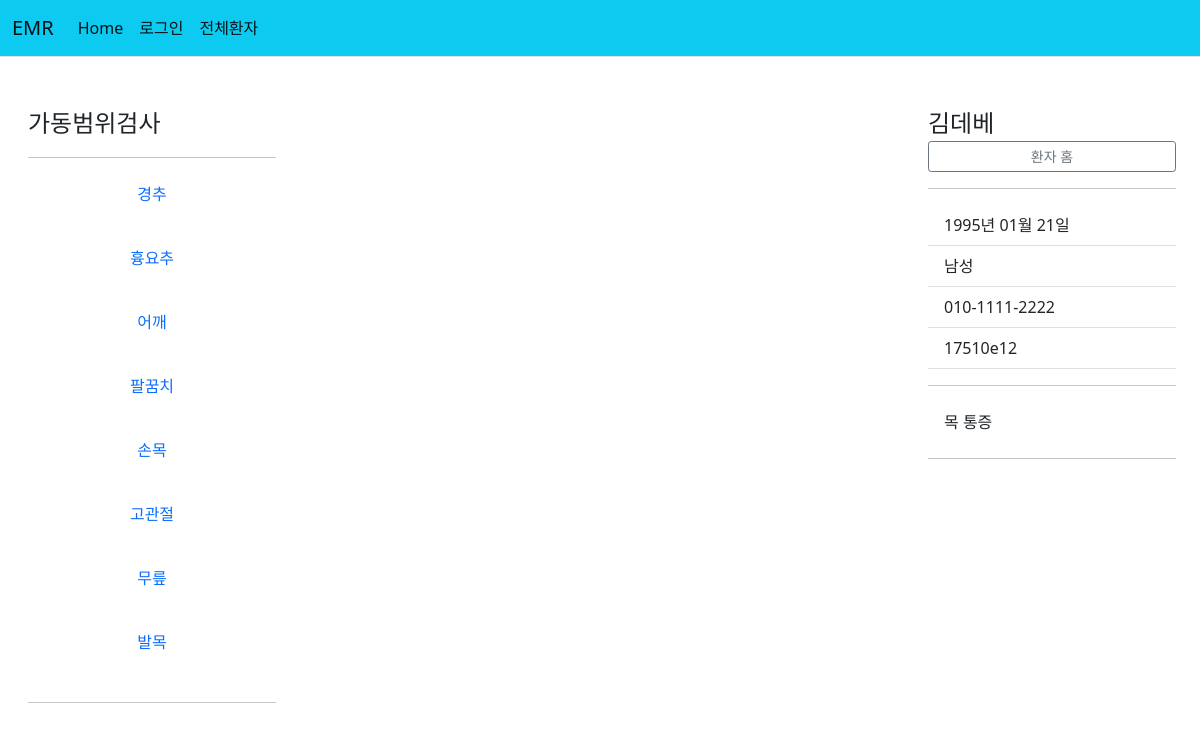
The page /patient/17510e12-9819-4d43-91fb-d013931eba92/rom/ on the database its author committed.
### patient/models.py (models this page shows, shortened)
class Patient2(models.Model):
    id = models.CharField(primary_key=True, max_length=36, default=uuid.uuid4)
    name = models.CharField(max_length=10)
    front_resident = models.CharField(max_length=6)
    back_resident = models.CharField(max_length=1)
    phone = models.CharField(max_length=30)
    memo = models.TextField(default='메모', null=True, blank=True)
    exercise_memo = models.TextField(default='운동처방 메모', null=True, blank=True)
    rom_memo = models.TextField(default='가동범위 검사 메모', null=True, blank=True)
    clinic_memo = models.TextField(default='물리치료 메모', null=True, blank=True)

### patient/views.py (the view)
# urls.py: path('<str:patient_id>/rom/', views.rom, name='rom'),
def rom(request, patient_id):
    patient = get_object_or_404(Patient2, pk=patient_id)
    context = {'patient':patient}
    return render(request, 'patient/rom.html', context)

### patient/templatetags/patient_filter.py (called while the page is built)
@register.filter
def back2(value):
    ans=''
    if int(value)%2==0:
        ans = '여성'
    else:
        ans = '남성'
    return ans

@register.filter
def birth2(value, back):
    if back=='3' or back=='4':
        year = '20'+value[:2]
    else:
        year = '19'+value[:2]
    birth = year+'년 '+value[2:4]+'월 '+value[4:]+'일'
    return birth

@register.filter
def id_cut(value):
    return value[:8]

### templates/patient/rom.html (shortened to what this page needs)
{% extends "base.html" %}
{% load patient_filter %}
{% block content %}
<div class="container-fluid">
  <div class="row">
    <div class="col-md-3">
      <div class="d-flex flex-column flex-shrink-0 p-3" style="width: 280px;">
        <svg class="bi pe-none me-2" width="40" height="32"><use xlink:href="#bootstrap"/></svg>
        <span class="fs-4">가동범위검사</span>
        <hr>
        <ul class="nav nav-pills flex-column mb-auto text-center">
          <li>
            <a href="{% url 'patient:rom_form' patient_id=patient.id part='경추' %}" class="nav-link align-items-center text-decoration-none">
              경추
            </a>
          </li>
          <br>
          <li>
            <a href="{% url 'patient:rom_form' patient_id=patient.id part='흉요추' %}" class="nav-link align-items-center text-decoration-none">
              흉요추
            </a>
          </li>
          <br>
          <li>
            <a href="{% url 'patient:rom_form' patient_id=patient.id part='어깨' %}" class="nav-link align-items-center text-decoration-none">
              어깨
            </a>
          </li>
          <br>
          <li>
            <a href="{% url 'patient:rom_form' patient_id=patient.id part='팔꿈치' %}" class="nav-link align-items-center text-decoration-none">
              팔꿈치
            </a>
          </li>
          <br>
          <li>
            <a href="{% url 'patient:rom_form' patient_id=patient.id part='손목' %}" class="nav-link align-items-center text-decoration-none">
              손목
            </a>
          </li>
          <br>
          <li>
            <a href="{% url 'patient:rom_form' patient_id=patient.id part='고관절' %}" class="nav-link align-items-center text-decoration-none">
              고관절
            </a>
          </li>
          <br>
          <li>
            <a href="{% url 'patient:rom_form' patient_id=patient.id part='무릎' %}" class="nav-link align-items-center text-decoration-none">
              무릎
            </a>
          </li>
          <br>
          <li>
            <a href="{% url 'patient:rom_form' patient_id=patient.id part='발목' %}" class="nav-link align-items-center text-decoration-none">
              발목
            </a>
          </li>
          <br>
        </ul>
        <hr>
    </div>
    </div>
    <div class="col-md-6">
    </div>
    <div class="col-md-3">
      <div class="col-md-3">
        <div class="d-flex flex-column flex-shrink-0 p-3" style="width: 280px;">
            <svg class="bi pe-none me-2" width="40" height="32"><use xlink:href="#bootstrap"/></svg>
            <span class="fs-4">{{patient.name}}</span>
            <a href="{% url 'patient:detail' patient.id %}" class="btn  btn-sm btn-outline-secondary">환자 홈</a></span>
          <hr>
          <ul class="list-group list-group-flush">
            <li class="list-group-item">{{patient.front_resident|birth2:patient.back_resident}}</li>
            <li class="list-group-item">{{patient.back_resident|back2}}</li>
            <li class="list-group-item">{{patient.phone}}</li>
            <li class="list-group-item">{{patient.id|id_cut}}</li>
            <hr>
            <li class="list-group-item">{{patient.memo}}</li>
          </ul>
          <hr>
      </div>
    </div>
  </div>
</div>
{% endblock %}

### static/sidebars.css (style rules this page uses)
body { min-height: 100vh; min-height: -webkit-fill-available; }
html { height: -webkit-fill-available; }

### rows shown on the page
Patient2: name "김데베", front_resident|birth2 "1995년 01월 21일", back_resident|back2 "남성", phone "010-1111-2222", id|id_cut "17510e12", memo "목 통증"
